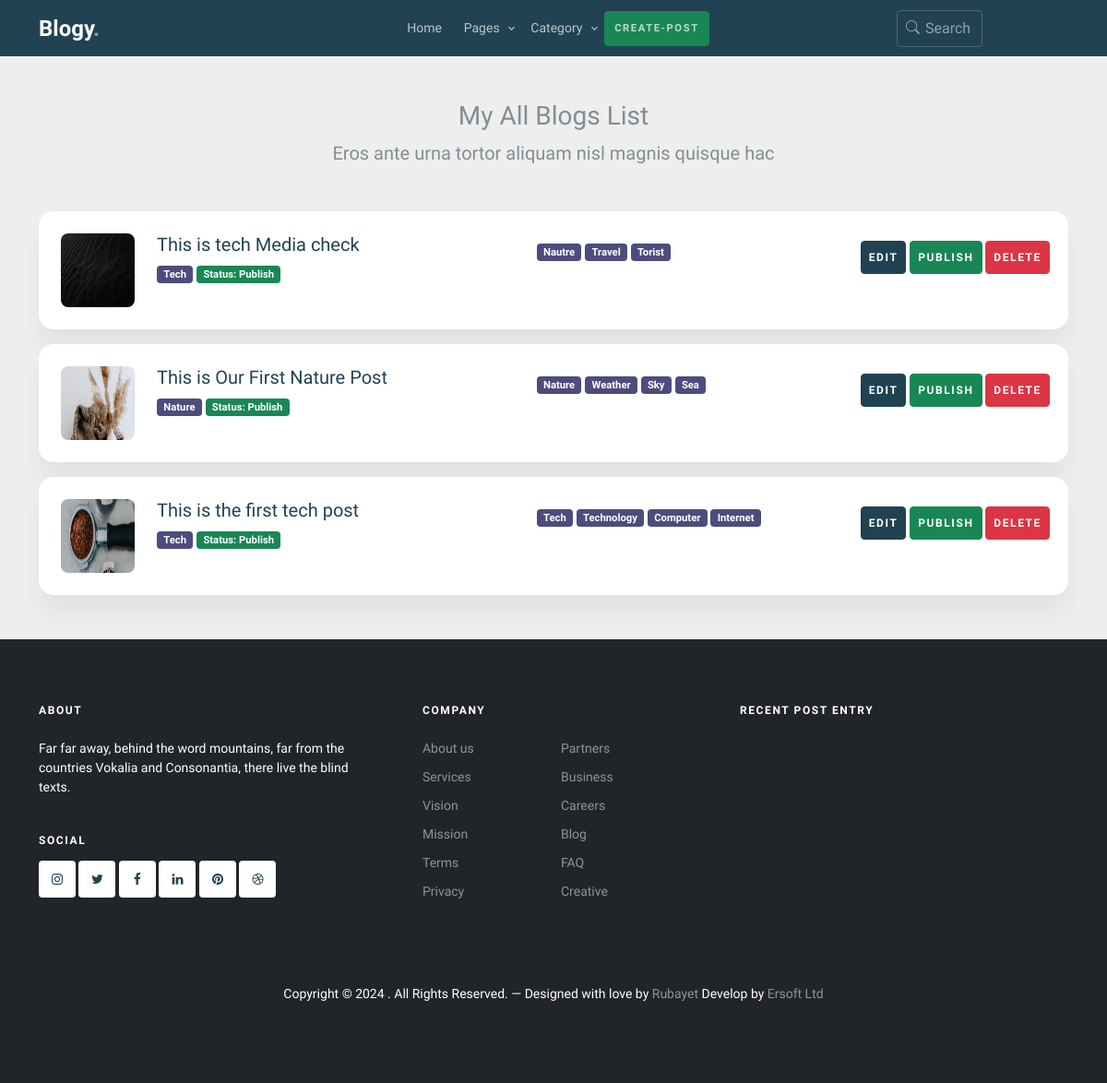
Screenshot of /own-blogs/1 with the database file from the repository.
### app/models.py (models this page shows, shortened)
class post(models.Model):
    STATUS = (
        ('0','Draft'),
        ('1','Publish'),
    )
    title = models.CharField(max_length=2000)
    author = models.ForeignKey(CustomUser,on_delete=models.SET_NULL, null=True)
    category = models.ForeignKey(Category, on_delete=models.SET_NULL, null=True)
    cover = models.ImageField(upload_to='post_covers/',blank=True, null=True, default='post_covers/default.png')
    tags = models.ManyToManyField(Tag)
    status = models.CharField(choices=STATUS,max_length=100)
    details = RichTextField(null=True, blank=True)
    visits = models.IntegerField(default=0)  # Track the number of visits
    updated = models.DateTimeField(auto_now=True)
    created = models.DateTimeField(auto_now_add=True)
    class Meta:
        ordering = ['-created', '-updated']

class Category(models.Model):
    name = models.CharField(max_length=200)
    def __str__(self):
        return self.name

class Tag(models.Model):
    name = models.CharField(max_length=50)

### app/views.py (the view)
# urls.py: path("own-blogs/<str:pk>",YourBlogs,name="own-blogs"),
def YourBlogs(request,pk):
    user = CustomUser.objects.get(id=pk)
    blogs = user.post_set.all()
    context = {'user':user,'blogs':blogs,"category":category}
    return render(request,'own-blogs.html',context)

### app/templates/own-blogs.html (shortened to what this page needs)
{% load static %}
<!doctype html>
<html lang="en">
<head>
	<link rel="stylesheet" href="{% static "fonts/icomoon/style.css" %}">
	<link rel="stylesheet" href="{% static "fonts/flaticon/font/flaticon.css" %}">
	<link rel="stylesheet" href="https://cdn.jsdelivr.net/npm/bootstrap-icons@1.8.1/font/bootstrap-icons.css">
	<link rel="stylesheet" href="https://cdn.jsdelivr.net/npm/bootstrap-icons@1.11.3/font/bootstrap-icons.min.css">
	<link rel="stylesheet" href="{% static "css/tiny-slider.css" %}">
	<link rel="stylesheet" href="{% static "css/aos.css" %}">
	<link rel="stylesheet" href="{% static "css/glightbox.min.css" %}">
	<link rel="stylesheet" href="{% static "css/style.css" %}">
	<link rel="stylesheet" href="{% static "css/flatpickr.min.css" %}">
</head>
<body>
	{% include "nav.html" %}
	<div class="container my-5">
        <div class="text-center mb-5">
          <h3>My All Blogs List</h3>
          <p class="lead">
            Eros ante urna tortor aliquam nisl magnis quisque hac
          </p>
        </div>
        {% for blog in blogs %}
        <div class="card mb-3">
          <div class="card-body">
            <div class="d-flex flex-column flex-lg-row">
              <img src="{{blog.cover.url}}" class="avatar  rounded-3 me-4"/>
              <div class="row flex-fill">
                <div class="col-sm-5">
                  <h4 class="h5"><a href="{% url "blog-post" blog.id %}">{{blog.title}}</a></h4>
                  <span class="badge bg-secondary ">{{blog.category}}</span>
                  <span class="badge {% if blog.status == '1' %} bg-success {% else %}bg-warning {% endif %}">Status:{% if blog.status == '1' %} Publish {% else %} Draft{% endif %}</span>
                </div>
                <div class="col-sm-4 py-2">
                    {% for tag in blog.tags.all %}
                        <span class="badge bg-secondary">{{tag.name}}</span>
                    {% endfor %}
                </div>
                <div class="col-sm-3 p-2 text-lg-end">
                    <a href="{% url "update-post" blog.id %}" class="btn btn-primary p-2 ">Edit</a>
                    <a href="" class="btn {% if blog.status == '1' %} btn-success {% else %}btn-warning {% endif %} p-2 ">{% if blog.status == '1' %}Publish {% else %}Draft{% endif %}</a>
                    <a href="{% url "delete" blog.id %}" class="btn btn-danger p-2 ">Delete</a>
                </div>
              </div>
            </div>
          </div>
        </div>
        {% endfor %}
      </div>
    <section class="mt-0">
        {% block footer %}
        {% include "footer.html" %}
        {% endblock footer %}
    </section>
  </body>
  </html>

### app/templates/own-blogs.html (style rules this page uses)
body { background: #eee; }
.card { box-shadow: 0 20px 27px 0 rgb(0 0 0 / 5%); }
.card { position: relative; display: flex; flex-direction: column; min-width: 0; word-wrap: break-word; background-color: #fff; background-clip: border-box; border: 0 solid rgba(0, 0, 0, 0.125); border-radius: 1rem; }
.card-body { -webkit-box-flex: 1; -ms-flex: 1 1 auto; flex: 1 1 auto; padding: 1.5rem 1.5rem; }
.avatar { width: 5rem; height: 5rem; }
.rounded-3 { border-radius: 0.5rem !important; }
.me-4 { margin-right: 1.5rem !important; }

### rows the page displays
post: cover (picture), title "This is tech Media check", category "Tech", status "Publish"
Tag: name "Nautre"
Tag: name "Travel"
Tag: name "Torist"
post: cover (picture), title "This is Our First Nature Post", category "Nature", status "Publish"
Tag: name "Nature"
Tag: name "Weather"
Tag: name "Sky"
Tag: name "Sea"
post: cover (picture), title "This is the first tech post", category "Tech", status "Publish"
Tag: name "Tech"
Tag: name "Technology"
Tag: name "Computer"
Tag: name "Internet"

### other values shown
{{ current_year }} "2024"
